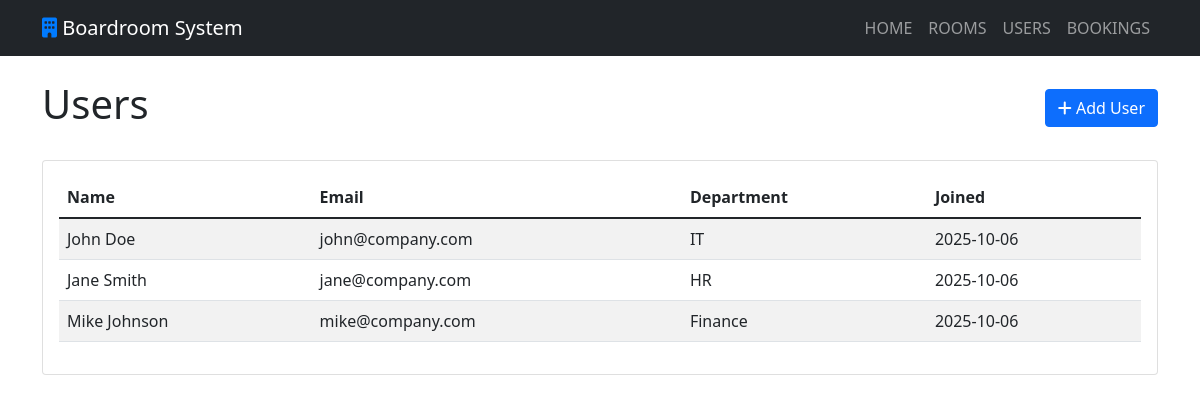
Screenshot of /users with the database file from the repository.
### app.py (models this page shows)
class User(db.Model):
    id = db.Column(db.Integer, primary_key=True)
    name = db.Column(db.String(100), nullable=False)
    email = db.Column(db.String(120), nullable=False, unique=True)
    department = db.Column(db.String(100))
    created_at = db.Column(db.DateTime, default=datetime.utcnow)
    bookings = db.relationship('Booking', backref='user', lazy=True)

### app.py (the view)
@app.route('/users')
def users():
    users = User.query.all()
    return render_template('users.html', users=users)

### templates/users.html
{% extends "base.html" %}
{% block content %}
<div class="d-flex justify-content-between align-items-center mb-4">
    <h1>Users</h1>
    <a href="{{ url_for('add_user') }}" class="btn btn-primary">
        <i class="fas fa-plus"></i> Add User
    </a>
</div>
<div class="card">
    <div class="card-body">
        <div class="table-responsive">
            <table class="table table-striped">
                <thead>
                    <tr>
                        <th>Name</th>
                        <th>Email</th>
                        <th>Department</th>
                        <th>Joined</th>
                    </tr>
                </thead>
                <tbody>
                    {% for user in users %}
                    <tr>
                        <td>{{ user.name }}</td>
                        <td>{{ user.email }}</td>
                        <td>{{ user.department or '-' }}</td>
                        <td>{{ user.created_at.strftime('%Y-%m-%d') }}</td>
                    </tr>
                    {% endfor %}
                </tbody>
            </table>
        </div>
    </div>
</div>
{% endblock %}

### templates/base.html (style rules this page uses)
.card { transition: transform 0.2s; }

### rows the page displays
User: name "John Doe", email "john@company.com", department "IT", created_at "2025-10-06"
User: name "Jane Smith", email "jane@company.com", department "HR", created_at "2025-10-06"
User: name "Mike Johnson", email "mike@company.com", department "Finance", created_at "2025-10-06"
